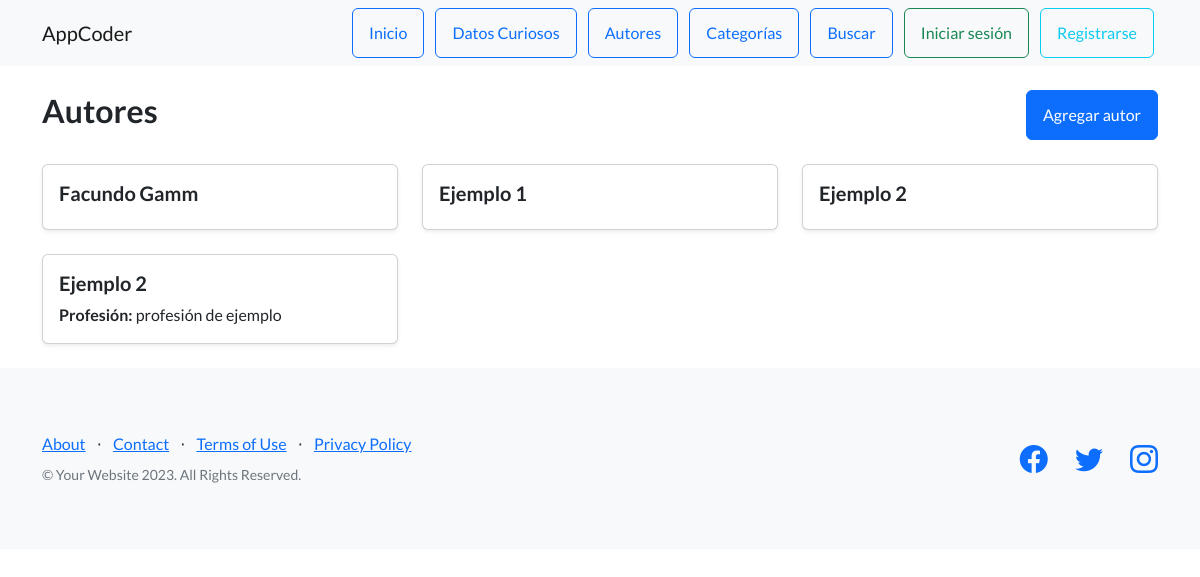
The app's page /autores/, older data.
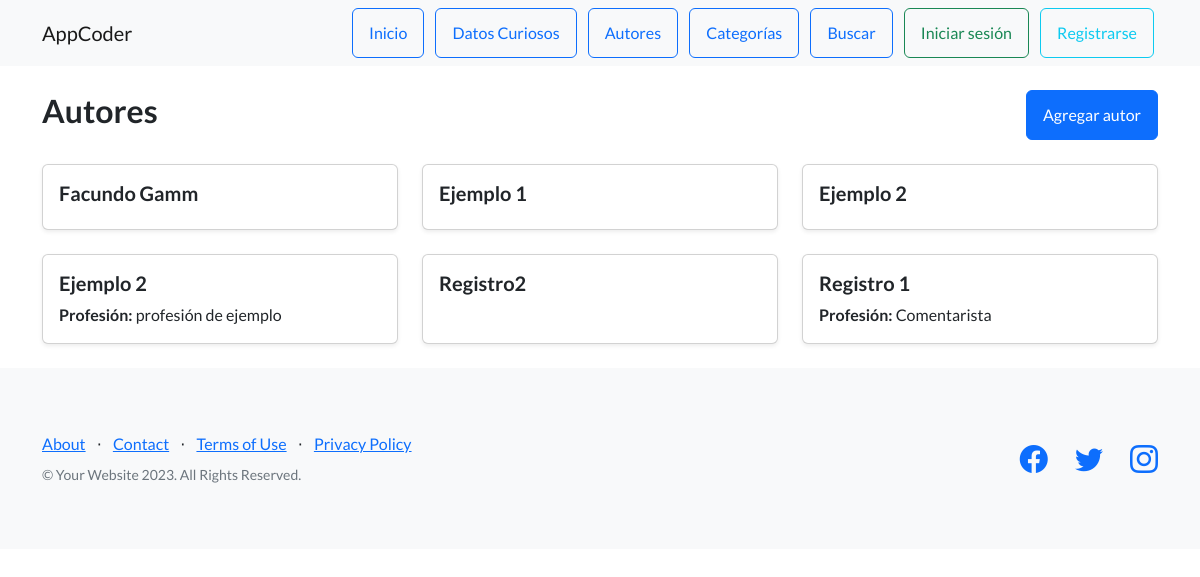
The same page, newer data.
### AppCoder/models.py (models this page shows, shortened)
class Autor(models.Model):
    nombre = models.CharField(max_length=50)
    apellido = models.CharField(max_length=50)
    pais = models.CharField(max_length=50)
    profesion = models.CharField(max_length=100, blank=True, null=True) #opcional

### AppCoder/views.py (the view)
# urls.py: path('autores/', views.ver_autores, name='ver_autores'),  #al poner /autores se ve la lista de autores cargadso
def ver_autores(request):
    autores = Autor.objects.all()
    return render(request, "AppCoder/autores.html", {"autores": autores})

### AppCoder/templates/AppCoder/autores.html (shortened to what this page needs)
{% extends 'AppCoder/padre.html' %}
{% load static %}
{% block contenido %}
<div class="container mt-4">
    <div class="d-flex justify-content-between align-items-center mb-4">
        <h2>Autores</h2>
        <a href="{% url 'agregar_autor' %}" class="btn btn-primary">Agregar autor</a>
    </div>
    {% if autores %}
        <div class="row">
            {% for autor in autores %}
                <div class="col-md-6 col-lg-4 mb-4">
                    <div class="card h-100 shadow-sm">
                        <div class="card-body">
                            <h5 class="card-title">{{ autor.nombre }}</h5>
                            {% if autor.profesion %}
                                <p class="card-text"><strong>Profesión:</strong> {{ autor.profesion }}</p>
                            {% endif %}
                        </div>
                    </div>
                </div>
            {% endfor %}
        </div>
    {% else %}
        <p class="text-muted">Aún no hay autores registrados.</p>
    {% endif %}
</div>
{% endblock %}

Row changes from the older to the newer data that the page shows:
added Autor: nombre "Registro2"
added Autor: nombre "Registro 1", profesion "Comentarista"
